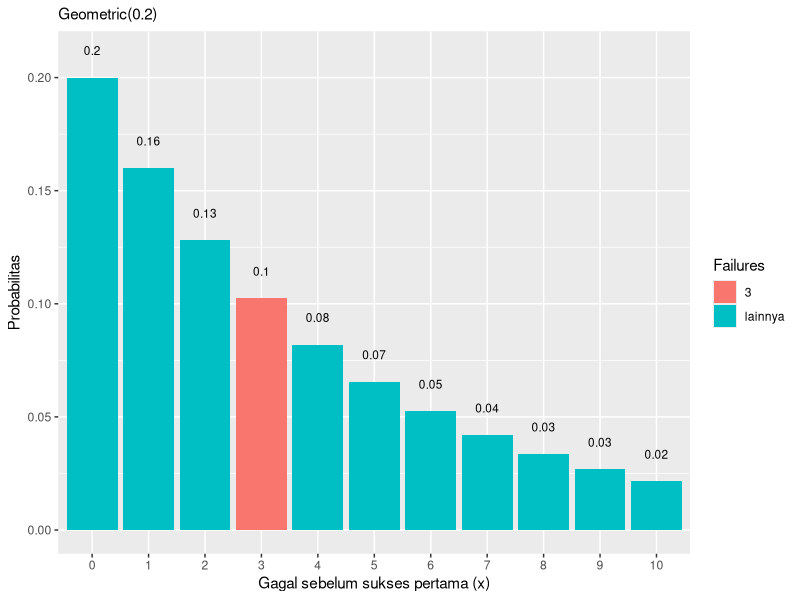

Here is the R script that generated this plot:
# a
p = 0.2
x = 3
dgeom(x, p)

# b
n = 10000
mean(rgeom(n, p) == 3)

# c
###

# d
library(dplyr)
library(ggplot2)

data.frame(x = 0:10, prob = dgeom(x = 0:10, p)) %>%
  mutate(Failures = ifelse(x == 3, 3, "lainnya")) %>%
  ggplot(aes(x = factor(x), y = prob, fill = Failures)) +
  geom_col() + 
  geom_text(aes(label = round(prob,2), 
                y = prob + 0.01),
                position = position_dodge(0.9),
                size = 3,
                vjust = 0) +
  labs(subtitle = "Geometric(0.2)",
       x = "Gagal sebelum sukses pertama (x)",
       y = "Probabilitas") 

# e
mean <- 1/p
var <- (1-p)/p^2
mean
var
